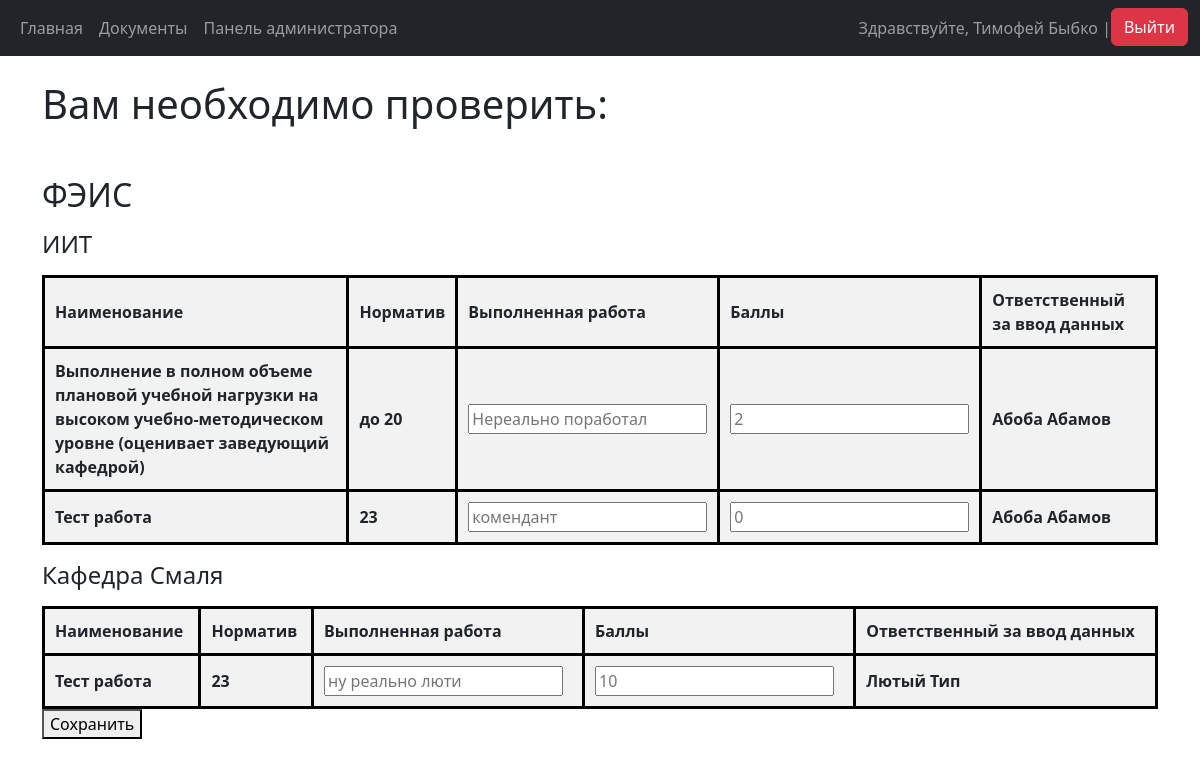
The app's page / (signed in) with its own data.
### main_app/models.py (models this page shows, shortened)
class Faculties(models.Model):
    faculty = models.CharField(verbose_name='Факультет', max_length=50, blank=False)
    class Meta:
        verbose_name = 'Факультеты'
        verbose_name_plural = 'Факультеты'

class Cathedras(models.Model):
    cathedra = models.CharField(verbose_name='Кафедра', max_length=50, blank=False)
    owning_faculty = models.ForeignKey(Faculties, verbose_name='Факультет', on_delete=models.PROTECT)
    class Meta:
        verbose_name = 'Кафедры'
        verbose_name_plural = 'Кафедры'
    def __str__(self):
        return self.cathedra

class Grading(models.Model):
    STATUS_CHOICES = [
        ('not_checked', 'Не проверено'),
        ('approved', 'Одобрено'),
        ('has_errors', 'Есть ошибки'),
    ]
    user = models.ForeignKey(User, verbose_name='Юзер', on_delete=models.CASCADE)
    used_standard = models.ForeignKey(Criteria, verbose_name='Наименование работ', on_delete=models.PROTECT)
    work_done = models.CharField(verbose_name='Выполненная работа', max_length=400, blank=True)
    rating = models.PositiveIntegerField(verbose_name='Баллы', default=0)
    status = models.CharField(
        verbose_name='Статус',
        max_length=20,
        choices=STATUS_CHOICES,
        default='not_checked',
    )
    class Meta:
        constraints = [
            models.UniqueConstraint(fields=['user', 'used_standard'], name='unique_user_data')
        ]
        verbose_name = 'Выполненные работы'
        verbose_name_plural = 'Выполненные работы'

class Criteria(models.Model):
    title = models.CharField(verbose_name='Наименование работ', max_length=200, blank=False)
    standard_in_points = models.CharField(verbose_name='Норматив в баллах', max_length=30, blank=False)
    table_title = models.ForeignKey(Table, verbose_name='Таблица', on_delete=models.PROTECT, null=True, blank=True)
    class Meta:
        verbose_name = 'Работы и нормативы'
        verbose_name_plural = 'Работы и нормативы'
    def __str__(self):
        return self.title

### main_app/views.py (the view, shortened to what this page needs)
# urls.py: path('', views.home_page, name='home'),
def home_page(request):
    if request.user.is_authenticated:
        user_object = request.user
        if models.Inspectors.objects.filter(user=user_object).exists():
            info = info_table.InfoTable(user_object)
            info.user_role = 'Inspector'
            info.set_faculty(models.Inspectors.objects.get(user=user_object).audited_faculty)
            profiles = models.Profile.objects.all()
            info.find_controlled_users(profiles)
        context = {
            'info': info
        }
        return render(request, 'main/home.html', context)
    else:
        return redirect('login')

### main_app/info_table.py (called while the page is built)
    def find_user_grading(self, gradings: list[models.Grading], criterias: list[models.Criteria]) -> None:
        for grading in gradings:
            if grading.user.username == self.user.username:
                for criteria in criterias:
                    if str(criteria.title) == str(grading.used_standard):
                        new_table = Table(grading, criteria)
                        self.user_tables.append(new_table)

    def set_faculty(self, faculty: models.Faculties):
        self.controlled_faculty = faculty.faculty

    def sort_users_by_cathedras(self):
        cathedras = models.Cathedras.objects.filter(owning_faculty=
                                                    models.Faculties.objects.get(faculty=
                                                                                 self.controlled_faculty))
        for cathedra in cathedras:
            if cathedra not in self.controlled_cathedras_users:
                self.controlled_cathedras_users[cathedra] = []
            for teacher in self.controlled_users:
                if cathedra in teacher.cathedras.all():
                    self.controlled_cathedras_users[cathedra].append(teacher)

### templates/main/home.html (shortened to what this page needs)
{% extends 'main/base.html' %}
{% block content %}
<div class="users_info">
    {% if info.user_role == 'Teacher' and info.user_tables|length > 0 %}
    <br>
    <h1>Вам необходимо заполнить:</h1>
    <br>
    {% include 'main/output.html' %}
    {% elif info.user_role == 'Inspector' %}
    <br>
    <h1>Вам необходимо проверить:</h1>
    <br>
    {% include 'main/output.html' %}
    {% else %}
    <br>
    <h1>На данный момент записей для Вас нет.</h1>
    <br>
    {% endif %}
</div>
{% endblock %}

### templates/main/base.html (shortened to what this page needs)
<!DOCTYPE html>
<html lang="en">
<head>
    <link href="https://cdn.jsdelivr.net/npm/bootstrap@5.3.3/dist/css/bootstrap.min.css"
           rel="stylesheet"
>
    {% load crispy_forms_tags %}
</head>
<body>
    <nav class="navbar navbar-expand-lg navbar-dark bg-dark">
        <div class="container-fluid">
            <div>
                <ul class="navbar-nav">
                    <li class="nav-item">
                        <a class="nav-link" href="/home">Главная</a>
                    </li>
                    <li class="nav-item">
                        <a class="nav-link" href="/create-post">Документы</a>
                    </li>
                    {%  if user.is_superuser %}
                    <li class="nav-item">
                        <a class="nav-link" href="/admin">Панель администратора</a>
                    </li>
                    {% endif %}
                </ul>
            </div>
            <div>
                <ul class="navbar-nav">
                    {% if user.is_authenticated %}
                    <span class="navbar-text">Здравствуйте, {{ user.first_name }}
                        {{ user.last_name }} | </span>
                    <form action="{% url 'logout' %}" method="post">
                        <button type="submit" class="btn btn-danger">Выйти</button>
                    </form>
                    {% else %}
                    <li class="nav-item">
                        <a class="nav-link" href="/login">Войти</a>
                    </li>
                    {% endif %}
                </ul>
            </div>
        </div>
    </nav>
    <div class="container">
        {% block content %}
        {% endblock %}
    </div>
</body>
</html>

### templates/main/output.html (shortened to what this page needs)
<form method="POST" action="{% url 'save-form' %}">
    {% if info.user_role == 'Teacher' %}
        <table border="3">
            <tr>
                <th>Наименование</th>
                <th>Норматив</th>
                <th>Выполненная работа</th>
                <th>Баллы</th>
            </tr>
            {% for table in info.user_tables %}
            <tr>
                <th>{{ table.grading.used_standard }}</th>
                <th>{{ table.criteria.standard_in_points }}</th>
                <th><input type="text"
                        name="work_done-!SePaRaToR!-{{ table.grading.user.username }}-!SePaRaToR!-{{ table.grading.used_standard }}"
                        placeholder="{{ table.grading.work_done }}"></th>
                <th><input type="number"
                           name="points-!SePaRaToR!-{{ table.grading.user.username }}-!SePaRaToR!-{{ table.grading.used_standard }}"
                           placeholder="{{ table.grading.rating }}"></th>
            </tr>
            {% endfor %}
        </table>
    {% elif info.user_role == 'Inspector' %}
        <p><h2>{{ info.controlled_faculty }}</h2></p>
        {% for cathedra, teachers in info.controlled_cathedras_users.items %}
        <p><h4>{{ cathedra.cathedra }}</h4></p>
        <table border="3">
            <tr>
                <th>Наименование</th>
                <th>Норматив</th>
                <th>Выполненная работа</th>
                <th>Баллы</th>
                <th>Ответственный за ввод данных</th>
            </tr>
        {% for teacher in teachers %}
            {% for table in teacher.user_tables %}
            <tr>
                <th>{{ table.grading.used_standard }}</th>
                <th>{{ table.criteria.standard_in_points }}</th>
                <th><input type="text"
                           name="work_done-!SePaRaToR!-{{ table.grading.user.username }}-!SePaRaToR!-{{ table.grading.used_standard }}"
                           placeholder="{{ table.grading.work_done }}"></th>
                <th><input type="number"
                           name="points-!SePaRaToR!-{{ table.grading.user.username }}-!SePaRaToR!-{{ table.grading.used_standard }}"
                           placeholder="{{ table.grading.rating }}"></th>
                <th>{{ teacher.user.first_name }}  {{ teacher.user.last_name }}</th>
            </tr>
            {% endfor %}
        {% endfor %}
        </table>
    {% endfor %}
    {% else %}
        <h1>Ошибка. У вас не настроена роль. Обратитесь к администратору.</h1>
    {% endif %}
    <button type="submit">Сохранить</button>
</form>

### templates/main/output.html (style rules this page uses)
table { border-collapse: collapse; width: 100%; }
th, td { padding: 10px; text-align: left; border: 3px solid black; }
th { background-color: #f2f2f2; }

### records on screen
Faculties: controlled_faculty "ФЭИС"
Cathedras: cathedra "ИИТ"
Grading: grading.used_standard "Выполнение в полном объеме плановой учебной нагрузки на высоком учебно-методическом уровне (оценивает заведующий кафедрой)", grading.work_done "Нереально поработал", grading.rating "2"
Criteria: criteria.standard_in_points "до 20"
Grading: grading.used_standard "Тест работа", grading.work_done "комендант", grading.rating "0"
Criteria: criteria.standard_in_points "23" "23"
Cathedras: cathedra "Кафедра Смаля"
Grading: grading.used_standard "Тест работа", grading.work_done "ну реально люти", grading.rating "10"

### other values on screen
{{ user.first_name }} "Тимофей"
{{ user.last_name }} "Быбко"
{{ teacher.user.first_name }} "Абоба" "Абоба" "Лютый"
{{ teacher.user.last_name }} "Абамов" "Абамов" "Тип"
